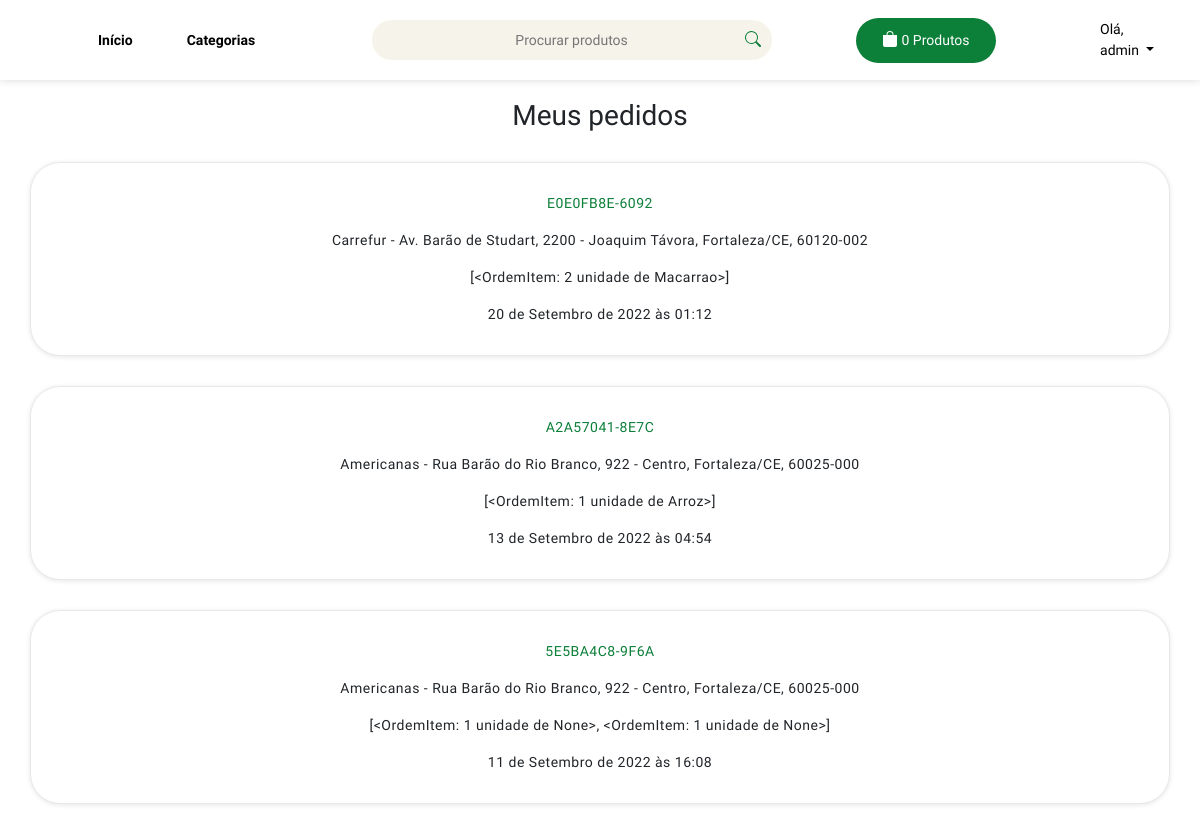
/perfil/minhas-compras/ (signed in), run on the app's committed database.
### users/models.py (models this page shows, shortened)
class CustomUser(AbstractUser):
    class Role(models.TextChoices):
        SUPERMARKET = "SUPERMARKET", _("Supermarket")
        CLIENT = "CLIENT", _("Client")
    role = models.CharField(max_length=50, choices=Role.choices)

class Lojista(models.Model):
    def upload_photo_to(instance, filename):
        return f"brand/{instance.name}/{filename}"
    supermarket = models.OneToOneField(
        CustomUser, on_delete=models.CASCADE, primary_key=True
    )
    brand = models.ImageField(upload_to=upload_photo_to, blank=True, null=True)
    cep = BRPostalCodeField()
    state = models.CharField(choices=br_states.STATE_CHOICES, max_length=2, null=False)
    city = models.CharField(max_length=128, null=False)
    district = models.CharField(max_length=128, null=True)
    street = models.CharField(max_length=128, null=True)
    def __str__(self):
        return f"{self.supermarket.username} - {self.street} - {self.district}, {self.city}/{self.state}, {self.cep}"

### produtos/models.py (models this page shows, shortened)
class Ordem(models.Model):
    user = models.ForeignKey(
        CustomUser, on_delete=models.SET_NULL, blank=True, null=True
    )
    order_date = models.DateTimeField(auto_now_add=True, null=True, blank=True)
    ordered = models.BooleanField(default=False, null=True, blank=True)
    number_order = models.CharField(max_length=14, default=random_number, unique=True)
    supermarket = models.ForeignKey(
        Lojista, on_delete=models.SET_NULL, blank=True, null=True
    )
    def produtos(self):
        return list(OrdemItem.objects.filter(order__id=self.id))

class OrdemItem(models.Model):
    product = models.ForeignKey(
        Produto, on_delete=models.SET_NULL, blank=True, null=True
    )
    order = models.ForeignKey(Ordem, on_delete=models.SET_NULL, blank=True, null=True)
    quantity = models.IntegerField(default=0, null=True, blank=True)
    data_add = models.DateTimeField(auto_now_add=True, null=True, blank=True)
    def __str__(self):
        return f"{self.quantity} unidade de {self.product}"

class Produto(models.Model):
    name = models.CharField(max_length=70)
    price = models.FloatField()
    qnt_stock = models.IntegerField()
    sold = models.IntegerField()
    category = models.ForeignKey(Categoria, on_delete=models.CASCADE)
    description = models.TextField(default="", blank=True, null=True)
    slug = models.SlugField(max_length=250, null=True, blank=True)
    image = models.ImageField(upload_to="products/%Y/%m/%d", blank=True, null=True)
    expiration_date = models.DateField(null=True, blank=True)
    supermarket = models.ForeignKey(
        Lojista,
        on_delete=models.SET_NULL,
        blank=True,
        null=True,
    )
    class Meta:
        ordering = ["expiration_date"]
    def __str__(self):
        return self.name

### users/views.py (the view)
# urls.py: path("minhas-compras/", MinhasCompras.as_view(), name="minhas_compras"),
class MinhasCompras(LoginRequiredMixin, ListView):
    model = Ordem
    context_object_name = "ordens"
    template_name = "users/minhas_compras.html"
    def get_queryset(self):
        qs = super().get_queryset()
        return qs.filter(user=self.request.user).order_by("-order_date")

### produtos/templatetags/carrinho.py (called while the page is built)
@register.filter(name="qnt_total_carrinho")
def qnt_total_carrinho(cart):
    return len(cart)

### templates/users/minhas_compras.html (shortened to what this page needs)
{% extends 'base.html' %}
{% load static %}
{% block content %}
<link rel="stylesheet" href="{% static 'css/carrinho_vazio.css'%}">
<h1>Meus pedidos</h1>
{% for ordem in ordens %}
<div class="container-fluid">
    <div class="row">
      <div class="col-md-12">
        <div class="card">
             <div class="card-body cart">
                  <div class="col-sm-12 empty-cart-cls text-center">
                    <p class="num-pedido">{{ordem.number_order}}</p>
                    <p>{{ordem.supermarket}}</p>
                    <p>{{ordem.produtos}}</p>
                    {{ordem.order_date}}
                  </div>
             </div>
        </div>
      </div>
    </div>
  </div>
  {% endfor %}
{% endblock %}

### templates/navbar.html (shortened to what this page needs)
{% load carrinho %}
{% load static %}
<link rel="stylesheet" href="{% static 'css/navbar.css' %}">
<link rel="stylesheet" href="https://cdnjs.cloudflare.com/ajax/libs/font-awesome/5.15.3/css/all.min.css"/>
<nav class="navbar">
    <div class="container">
        <ul class="menu">
            <li class="menuItem"><a  href="{% url 'produtos:home' %}">Início</a></li>
            <li class="menuItem"><a  href="#">Categorias</a></li>
        </ul>
        <form class="form-search" action="{% url 'produtos:procurar_produto' %}" method="GET">
            <input class='input-search' name='search' class="" type="text" placeholder="Procurar produtos"></input>
            <button type="submit" class="search-button">
            </button>
        </form>
        <a class="carrinho" href="{% url 'produtos:ordemview' %}">
            <svg xmlns="http://www.w3.org/2000/svg" width="16" height="16"  fill="currentColor" class="bi bi-bag-fill" viewBox="0 0 16 16">
                <path d="M8 1a2.5 2.5 0 0 1 2.5 2.5V4h-5v-.5A2.5 2.5 0 0 1 8 1zm3.5 3v-.5a3.5 3.5 0 1 0-7 0V4H1v10a2 2 0 0 0 2 2h10a2 2 0 0 0 2-2V4h-3.5z"/>
            </svg>
            <span class="text-carrinho">{{request.session.cart|qnt_total_carrinho}} Produtos</span>
        </a>
        {% if user.is_authenticated %}
        <div class="dropdown show">
            <a class="dropdown-toggle"href="#" id="dropdownMenuLink" data-toggle="dropdown" aria-haspopup="true" aria-expanded="false">
                <p style="margin: 0;">Olá,</p> {{user.username}}
            </a>
          </div>
        {% endif %}
    </div>
</nav>

### static/css/base.css (style rules this page uses)
body { font-family: 'Hind Madurai', sans-serif; font-size: 14px; background: white; overflow-x: hidden; }
@media (min-width: 900px) { .container { max-width: 1200px; } }

### static/css/navbar.css (style rules this page uses)
.navbar { background-color: white; display: flex; width: 100%; height: 80px; box-shadow: rgb(0 0 0 / 16%) 0px 0px 8px 0px; }
.menuItem a:hover, .menuItem a { color: black }
.menuItem a:link { text-decoration: none; }
.menu { margin: 0; display: flex; list-style: none; align-items: center; }
.menuItem { font-weight: bold; padding: 11px 1px; }
.menuItem a { -webkit-border-radius: 30px; -moz-border-radius: 30px; border-radius: 30px; padding: 12px 26px; }
.input-search { width: 400px; height: 24px; border-radius: 30px; padding: 20px; border: none; outline: none; background-color: rgb(246, 243, 234); }
.input-search::placeholder { text-align: center; }
.form-search { display:flex; flex-direction: row; min-width: 18% !important; }
.search-button { background: transparent; border: none; outline: none; margin-left: -33px; margin-bottom: 3px; color: rgb(12, 127, 57); }
.search-button svg { object-fit: cover; }
.carrinho { background-color: rgb(12, 127, 57); padding: 12px 26px; -webkit-border-radius: 30px; -moz-border-radius: 30px; border-radius: 30px; color: white; }
.carrinho svg { color: white; margin-bottom: 3px; }
.show { padding: 7px 15px; border-radius: 10px; }
.dropdown-toggle { color: black; }

### static/css/carrinho_vazio.css (style rules this page uses)
.card { margin-bottom: 30px; border: solid 1px #e8e8e8; -webkit-transition: all .3s ease; transition: all .3s ease; letter-spacing: .5px; border-radius: 30px; -webkit-box-shadow: 0px 1px 5px rgba(0,0,0,0.1); box-shadow: 0px 1px 5px rgba(0,0,0,0.1); }
.card .card-body { padding: 30px; background-color: transparent; }

### templates/users/minhas_compras.html (style rules this page uses)
.num-pedido { text-transform: uppercase; color: rgb(12, 127, 57); }
h1 { text-align: center; margin-bottom: 30px; }

### data on the page
CustomUser: username "admin"
Ordem: number_order "E0E0FB8E-6092", supermarket "Carrefur - Av. Barão de Studart, 2200 - Joaquim Távora, Fortaleza/CE, 60120-002", produtos "[<OrdemItem: 2 unidade de Macarrao>]", order_date "20 de Setembro de 2022 às 01:12"
Ordem: number_order "A2A57041-8E7C", supermarket "Americanas - Rua Barão do Rio Branco, 922 - Centro, Fortaleza/CE, 60025-000", produtos "[<OrdemItem: 1 unidade de Arroz>]", order_date "13 de Setembro de 2022 às 04:54"
Ordem: number_order "5E5BA4C8-9F6A", supermarket "Americanas - Rua Barão do Rio Branco, 922 - Centro, Fortaleza/CE, 60025-000", produtos "[<OrdemItem: 1 unidade de None>, <OrdemItem: 1 unidade de None>]", order_date "11 de Setembro de 2022 às 16:08"

### other printed values
{{ request.session.cart|qnt_total_carrinho }} "0"
